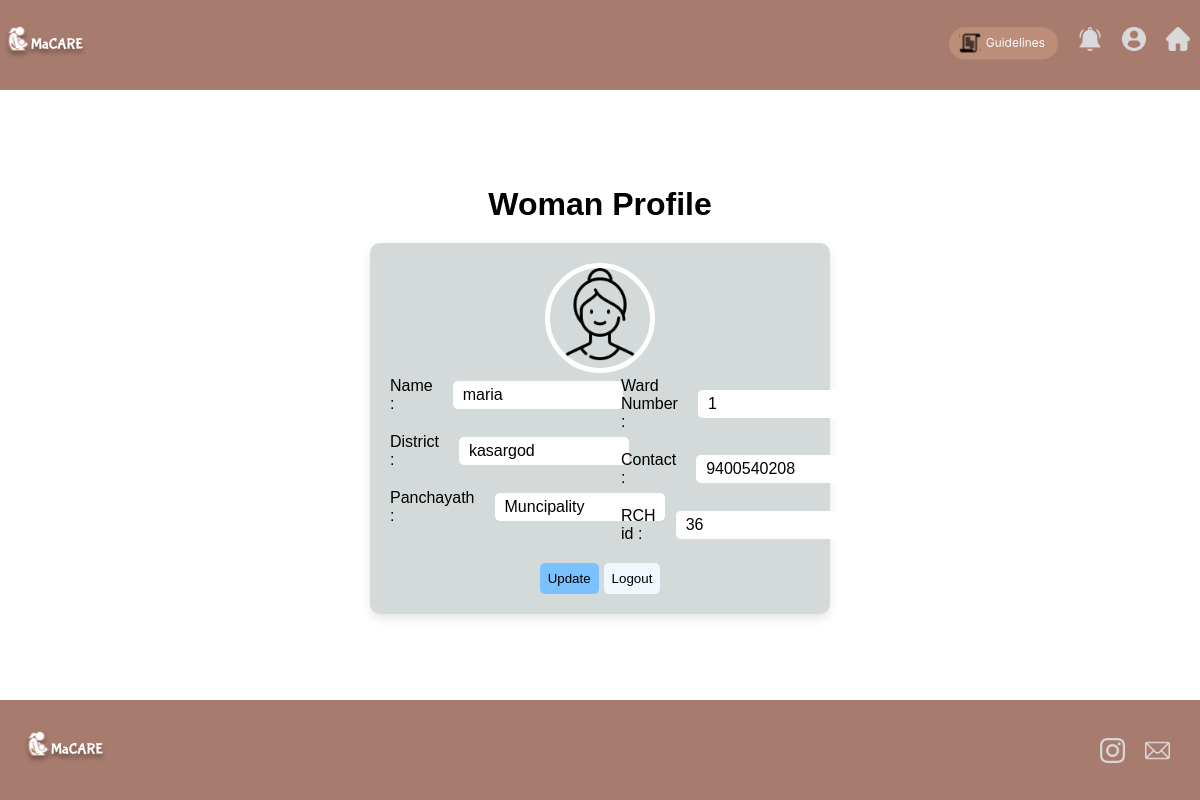
Page /wprofile/ (signed in) on the committed database.
### macares/models.py (models this page shows, shortened)
class User(models.Model):
    uid=models.AutoField(primary_key=True)
    email = models.EmailField(unique=True)
    name = models.CharField(max_length=20)
    password = models.CharField(max_length=20)
    age=models.IntegerField(default='10')
    yesno=models.CharField(max_length=3)
    district=models.CharField(max_length=50)
    wardno=models.IntegerField()
    phone=models.IntegerField()
    cmp = models.CharField(max_length=20)
    occupation = models.CharField(max_length=20)
    ashaid = models.IntegerField(default='0')
    lastmen = models.DateField(settings.DATE_FORMAT,default="2002-02-01")
    lastpg = models.DateField(settings.DATE_FORMAT,default="2002-02-01")
    bg = models.CharField(max_length=20,default="A+")
    rchid=models.IntegerField(default='0')

### macares/views.py (the view)
# urls.py: path('wprofile/',wprofile,name='wprofile'),
def wprofile(request):
    if 'email' in request.session:
        users = User.objects.get(email=request.session['email'])
        my_dict = {
            'name': users.name,
            'email': users.email,
            'wardno': users.wardno,
            'district': users.district,
            'phone': users.phone,
            'panchayath': users.cmp,
            'rchid': users.rchid
        }
        return render(request, 'wprofile.html', {'my_dict': my_dict})
    else:
        data = {'status': 'You need to login first'}
        return render(request, 'womenSignUp.html', context=data)

### macares/templates/wprofile.html
{% extends 'baseWomen.html' %}
{% block style %}
<link rel="stylesheet" href="../static/css/womenprofile.css">
{% endblock %}
{% block content %}
<div class="profilewoman-wrapper">
    <h1>Woman Profile</h1>
    <div class="content">
        <div class="contentWrapper">
            <div class="img-circle text-center mb-3">
                <img src="../static/images/mother.png" alt="Image" class="shadow">
            </div>
            <div class="new">
                <div>
                    <div class="labelprofile">
                        <p>Name :</p>
                        <p>{{my_dict.name}}</p>
                    </div>
                    <div class="labelprofile">
                        <p>District :</p>
                        <p>{{my_dict.district}}</p>
                    </div>
                    <div class="labelprofile">
                        <p>Panchayath :</p>
                        <p>{{my_dict.panchayath}}</p>
                    </div>
                </div>
                <div>
                    <div class="labelprofile">
                        <p>Ward Number :</p>
                        <p>{{my_dict.wardno}}</p>
                    </div>
                    <div class="labelprofile">
                        <p>Contact :</p>
                        <p>{{my_dict.phone}}</p>
                    </div>
                    <div class="labelprofile">
                        <p>RCH id :</p>
                        <p>{{my_dict.rchid}}</p>
                    </div>
                </div>
            </div>
            <div style="display: flex; gap: 5px; padding-top: 20px;">
                <a href="{% url 'wupdate' %}">
                    <button class="up">Update</button>
                </a>
                <a href="{% url 'home' %}">
                    <button class="can">Logout</button>
                </a>
            </div>
        </div>
    </div>
</div>
{% endblock %}

### macares/static/css/womenprofile.css (style rules this page uses)
.profilewoman-wrapper { width: 100vw; height: 100vh; display: flex; align-items: center; justify-content: center; flex-direction: column; gap: 20px; }
.labelprofile { display: flex; width: 100%; gap: 20px; align-items: center; justify-content: space-between; }
.labelprofile>:nth-child(2) { min-width: 150px; max-width: 200px; padding: 5px 10px; background-color: rgb(255, 255, 255); border-radius: 5px; }
.contentWrapper { display: flex; align-items: center; flex-direction: column; width: 35vw; height: fit-content; border-radius: 10px; box-shadow: 0 5px 10px rgba(20, 16, 16, 0.1) ; background-color: rgb(212, 217, 217); padding: 20px; }
.new { padding: 0; margin: 0; display: flex; flex-direction: row; justify-content: space-between; width: 100%; }
.new>div { display: flex; flex-direction: column; gap: 20px; width: 45%; }
.up { padding: 8px; background-color: rgb(122, 193, 255); border-radius: 5px; border: none; }
.can { padding: 8px; background-color: aliceblue; border-radius: 5px; border: none; }
.img-circle img { height: 100px; width: 100px; border-radius: 100%; border: 5px solid #fff; }

### macares/static/css/baseWom.css (style rules this page uses)
* { margin: 0; padding: 0; font-family: sans-serif; }
a { text-decoration: none; }
body { display: flex; flex-direction: column; align-items: center; padding: 0; overflow-x: hidden; }
.content { padding: 0; }

### rows in the picture
User: name "maria", district "kasargod", panchayath "Muncipality"

### other values in the picture
{{ my_dict.wardno }} "1"
{{ my_dict.phone }} "9400540208"
{{ my_dict.rchid }} "36"
